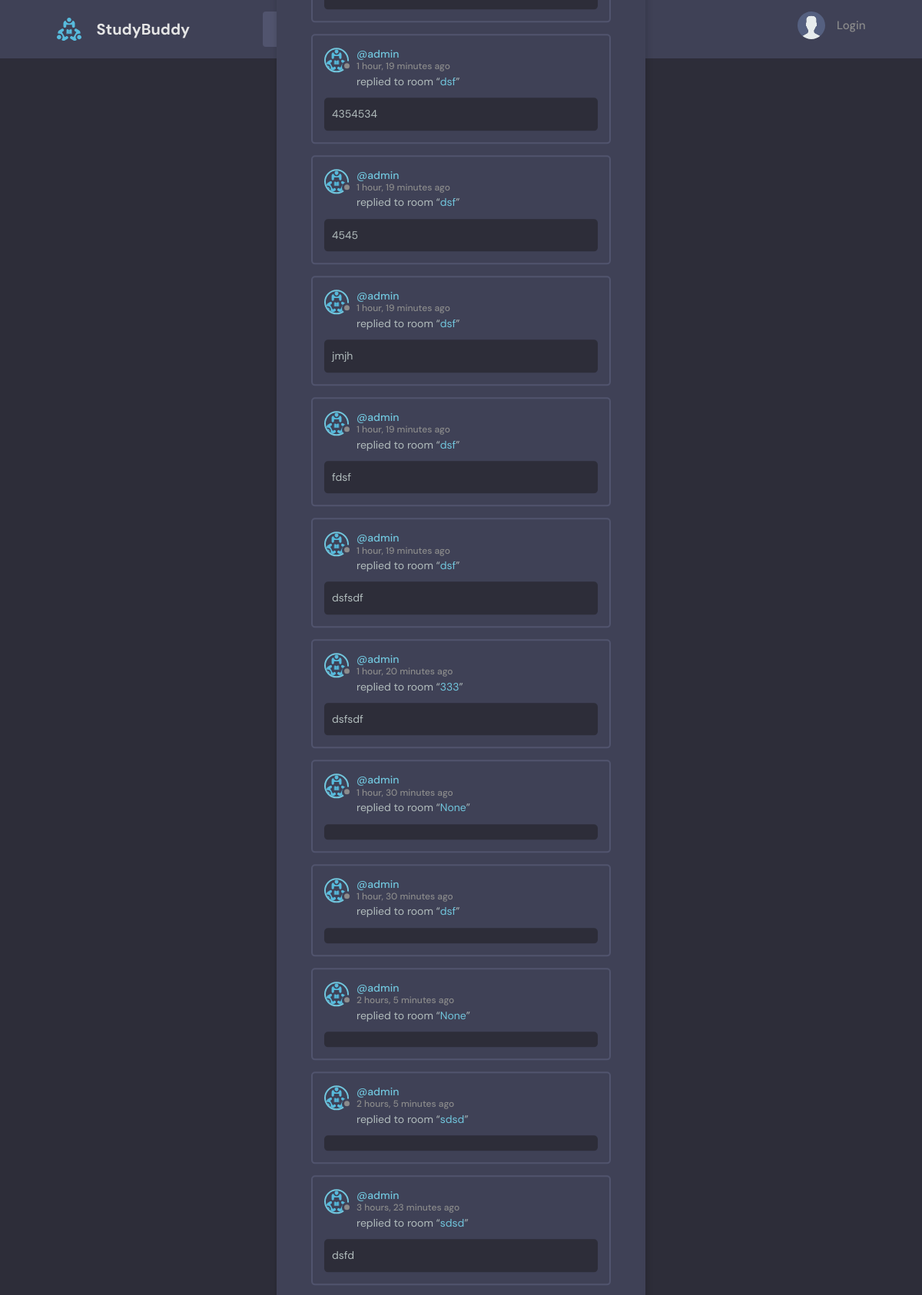
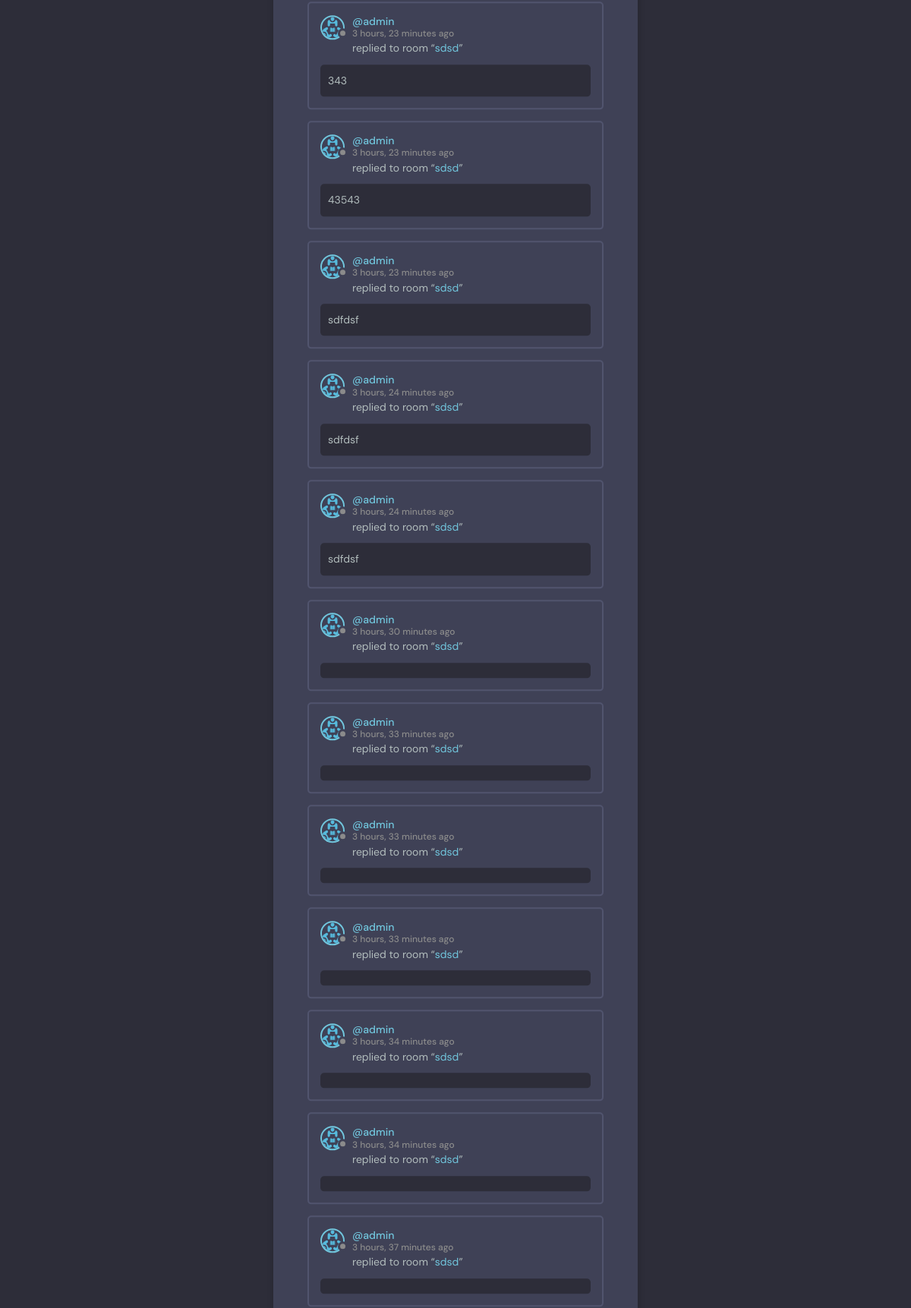
The page /activity (upper part) on the database its author committed (2 pictures, top to bottom).
### base/models.py (models this page shows, shortened)
class Message(models.Model):
    user = models.ForeignKey(User, on_delete=models.CASCADE) # One to Many relationship, mes - child, room - father
    room = models.ForeignKey(Room, on_delete=models.CASCADE, null=True) # Cascade means that if we delete parent(room) - child will dead
    body = models.TextField() # user should to input smthng here
    updated = models.DateTimeField(auto_now=True)
    created = models.DateTimeField(auto_now_add=True)
    reply = models.TextField(blank=True, null=True)
    chat = models.ForeignKey(Chat, on_delete=models.CASCADE, null=True)
    images = models.ImageField(null=True, upload_to='mess_img/')
    class Meta:
        ordering = ['-updated', '-created']

class User(AbstractUser):
    name = models.CharField(max_length=200, null=True)
    email = models.EmailField(unique=True, null=True)
    bio = models.TextField(null=True, default='', blank=True)
    lnkdn = models.CharField(max_length=150, null=True, blank=True)
    avatar = models.ImageField(null=True, default='avatar.svg')
    USERNAME_FIELD = 'email'
    REQUIRED_FIELDS = []

class Room(models.Model):
    host = models.ForeignKey(User, on_delete=models.SET_NULL, null=True)
    topic = models.ForeignKey(Topic, on_delete=models.SET_NULL, null=True)
    name = models.CharField(max_length=200)
    description = models.TextField(max_length=250, null=True, blank = True) # null for DB, blank for Forms
    participants = models.ManyToManyField(User, related_name='participants', blank=True) # we have User model already, and need to add related name which will be not the same
    updated = models.DateTimeField(auto_now=True) # auto_now update time after every update
    created = models.DateTimeField(auto_now_add=True) # auto_now_add make the time only once after creation
    class Meta:
        ordering = ['-updated', '-created']
    def __str__(self):
        return self.name

### base/views.py (the view)
# urls.py: path('activity', activity_page, name='activity_page'),
def activity_page(request):
    room_messages = Message.objects.all()
    return render(request, 'base/activity.html', {'room_messages': room_messages})

### base/templates/base/activity.html (shortened to what this page needs)
{% extends 'base_temp.html' %}
 {% block content %}
    <main class="layout">
      <div class="container">
        <div class="layout__box">
          <div class="activities-page layout__body">
               {% for message in room_messages %}
          <div class="activities__box">
            <div class="activities__boxHeader roomListRoom__header">
              <a href="{% url 'user_profile' message.user.pk %}" class="roomListRoom__author">
                <div class="avatar avatar--small">
                  <img src="{{ message.user.avatar.url}}" />
                </div>
                <p>
                  @{{ message.user.username }}
                  <span>{{ message.created|timesince }} ago</span>
                </p>
              </a>
            </div>
            <div class="activities__boxContent">
              <p>replied to room “<a href="{% url 'room' message.room.id %}">{{ message.room}}</a>”</p>
              <div class="activities__boxRoomContent">
                  {{ message.body}}
              </div>
            </div>
          </div>
    {% endfor %}
          </div>
        </div>
      </div>
    </main>
{% endblock %}

### static/styles/style.css (style rules this page uses)
:root { --color-main: #71c6dd; --color-main-light: #e1f6fb; --color-dark: #3f4156; --color-dark-medium: #51546e; --color-dark-light: #696d97; --color-light: #e5e5e5; --color-gray: #8b8b8b; --color-light-gray: #b2bdbd; --color-bg: #2d2d39; --color-success: #5dd693; --color-error: #fc4b0b; }
* { font-family: "DM Sans", -apple-system, BlinkMacSystemFont, "Segoe UI", Roboto, Oxygen, Ubuntu, Cantarell, "Open Sans", "Helvetica Neue", sans-serif; margin: 0; padding: 0; box-sizing: border-box; text-rendering: optimizeLegibility; font-size: inherit; }
html { font-size: 56.25%; }
@media only screen and (min-width: 1200px) { html { font-size: 62.5%; } }
body { line-height: 1.6; font-weight: 400; font-size: 1.5rem; color: var(--color-light-gray); background-color: var(--color-bg); min-height: 100vh; }
img { width: 100%; }
.container { max-width: 120rem; width: 90%; margin: auto; scroll-behavior: smooth; }
.avatar { position: relative; display: inline-block; border-radius: 50%; border: 2px solid var(--color-main); }
.avatar img { display: block; border-radius: 50%; object-fit: cover; object-position: center; }
.avatar::after { content: ""; display: block; position: absolute; background-color: var(--color-gray); z-index: 111; border-radius: 50%; border: 0.3rem solid var(--color-dark); }
.avatar.avatar--small img { width: 2.8rem; height: 2.8rem; }
.avatar.avatar--small:after { width: 0.7rem; height: 0.7rem; bottom: 0px; right: -6px; }
.layout { margin-top: 2.4rem; }
.layout > .container { display: flex; justify-content: space-between; align-items: flex-start; }
.layout__box { width: 90%; max-width: 48rem; min-height: 40rem; position: absolute; top: 50%; left: 50%; transform: translate(-50%, -46%); background-color: var(--color-dark); border-radius: 1rem; box-shadow: 1px 1px 6px 3px rgba(0, 0, 0, 0.1); overflow: hidden; }
.layout__body { margin: 3rem; }
.roomListRoom__header { display: flex; justify-content: space-between; align-items: center; }
.roomListRoom__author { font-weight: 500; display: flex; align-items: center; gap: 1rem; }
.activities__box { margin: 1.5rem; padding: 1.5rem; border: 2px solid var(--color-dark-medium); border-radius: 5px; }
.activities__boxHeader p { font-size: 1.4rem; line-height: 1.3; }
.activities__boxHeader p span { color: var(--color-gray); font-size: 1.2rem; display: block; }
.activities__boxContent { margin-left: 4.2rem; }
.activities__boxContent { font-size: 1.4rem; }
.activities__boxRoomContent { background: var(--color-bg); padding: 1rem; border-radius: 5px; margin-top: 1rem; margin-left: -4.2rem; }

### rows shown on the page
Message: user.avatar (picture), user.username "admin", created "1 hour, 19 minutes", room "dsf", body "4354534"
Message: user.avatar (picture), user.username "admin", created "1 hour, 19 minutes", room "dsf", body "4545"
Message: user.avatar (picture), user.username "admin", created "1 hour, 19 minutes", room "dsf", body "jmjh"
Message: user.avatar (picture), user.username "admin", created "1 hour, 19 minutes", room "dsf", body "fdsf"
Message: user.avatar (picture), user.username "admin", created "1 hour, 19 minutes", room "dsf", body "dsfsdf"
Message: user.avatar (picture), user.username "admin", created "1 hour, 20 minutes", room "333", body "dsfsdf"
Message: user.avatar (picture), user.username "admin", created "1 hour, 30 minutes", room "None"
Message: user.avatar (picture), user.username "admin", created "1 hour, 30 minutes", room "dsf"
Message: user.avatar (picture), user.username "admin", created "2 hours, 5 minutes", room "None"
Message: user.avatar (picture), user.username "admin", created "2 hours, 5 minutes", room "sdsd"
Message: user.avatar (picture), user.username "admin", created "3 hours, 23 minutes", room "sdsd", body "dsfd"
Message: user.avatar (picture), user.username "admin", created "3 hours, 23 minutes", room "sdsd", body "343"
Message: user.avatar (picture), user.username "admin", created "3 hours, 23 minutes", room "sdsd", body "43543"
Message: user.avatar (picture), user.username "admin", created "3 hours, 23 minutes", room "sdsd", body "sdfdsf"
Message: user.avatar (picture), user.username "admin", created "3 hours, 24 minutes", room "sdsd", body "sdfdsf"
Message: user.avatar (picture), user.username "admin", created "3 hours, 24 minutes", room "sdsd", body "sdfdsf"
Message: user.avatar (picture), user.username "admin", created "3 hours, 30 minutes", room "sdsd"
Message: user.avatar (picture), user.username "admin", created "3 hours, 33 minutes", room "sdsd"
Message: user.avatar (picture), user.username "admin", created "3 hours, 33 minutes", room "sdsd"
Message: user.avatar (picture), user.username "admin", created "3 hours, 33 minutes", room "sdsd"
Message: user.avatar (picture), user.username "admin", created "3 hours, 34 minutes", room "sdsd"
Message: user.avatar (picture), user.username "admin", created "3 hours, 34 minutes", room "sdsd"
Message: user.avatar (picture), user.username "admin", created "3 hours, 37 minutes", room "sdsd"
